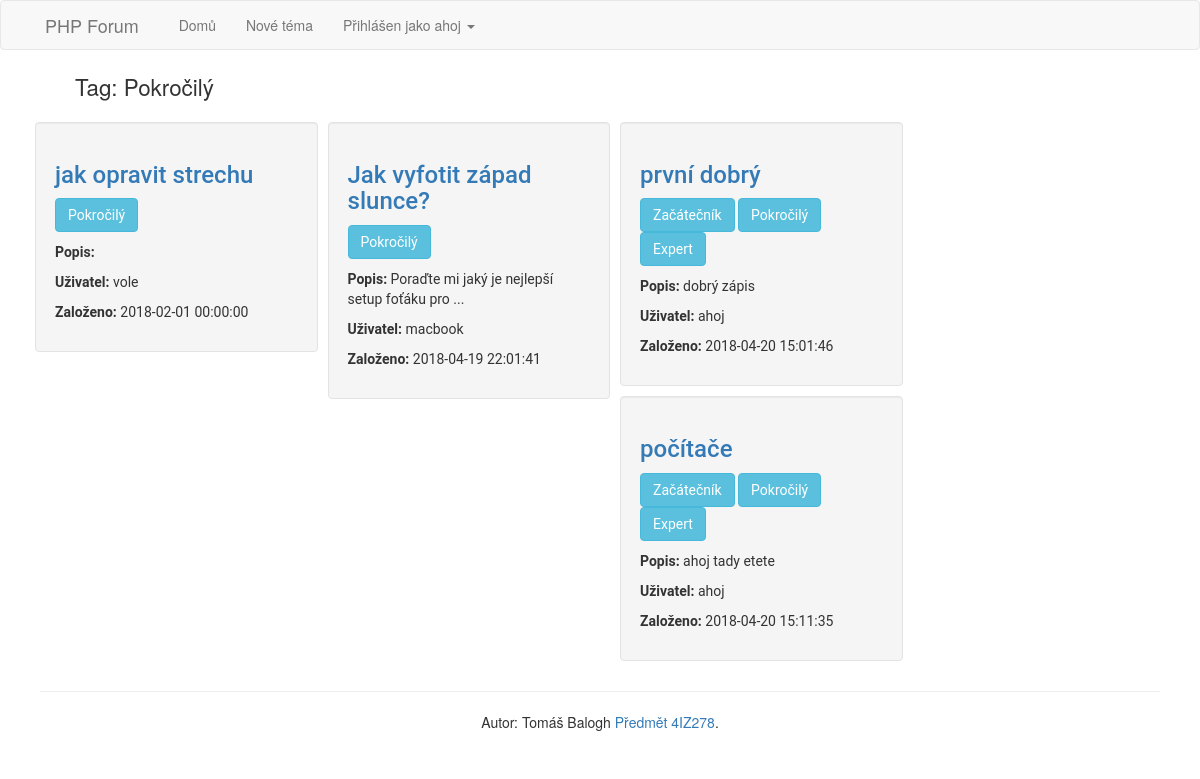
Page /tags.php?tags_id=2 (signed in) on the committed database.
### tables this page shows
CREATE TABLE `users` (
  `id_user` int(8) UNSIGNED NOT NULL,
  `username` varchar(255) NOT NULL,
  `password` varchar(255) NOT NULL
);

CREATE TABLE `tags` (
  `id` int(11) UNSIGNED NOT NULL,
  `tags_name` varchar(100) NOT NULL
);

CREATE TABLE `topics` (
  `topic_id` int(11) UNSIGNED NOT NULL,
  `topic_name` varchar(255) NOT NULL,
  `topic_description` text NOT NULL,
  `topic_date` datetime NOT NULL,
  `topic_cat` int(8) UNSIGNED NOT NULL,
  `topic_by` int(8) UNSIGNED NOT NULL
);

### user_required.php (called while the page is built, shortened)
<?php
$stmt = $db->prepare("SELECT * FROM users WHERE id_user = ? LIMIT 1");
$stmt->execute(array($_SESSION["user_id"]));
$current_user = $stmt->fetchAll()[0];
?>

### tags.php (the view, shortened to what this page needs)
<?php
require 'db.php';
require 'user_required.php';
$stmt_tag = $db->prepare("SELECT * FROM tags WHERE id=?");
$stmt_tag->execute(array($_GET['tags_id']));
$tag = $stmt_tag->fetch();
$stmt_top = $db->prepare("
select tags.id, tags.tags_name, topics.topic_id, topics.topic_name, topics.topic_description, topics.topic_date, topics.topic_by, users.username as users from tags join tag_topic on tag_topic.tag = tags.id join topics on topics.topic_id = tag_topic.topic join users on topics.topic_by = users.id_user where tags.id = ? ORDER by topics.topic_date
");
$stmt_top->execute(array($_GET['tags_id']));
$topics = $stmt_top->fetchAll();
?>
<!DOCTYPE html>
<html>
<head>
    <?php include 'head_bootstrap.php' ?>
</head>
<body>
<?php include 'navbar.php' ?>
<div class="setup">
    <div class="container-fluid">
        <ul id="menu">
            <li>Tag: <?= $tag['tags_name'] ?></li>
        </ul>
    </div>
    <div class="container-fluid">
        <?php foreach ($topics as $row) { ?>
            <div class="col-md-3 well" id="div_topic">
                <h3><a href='topics_detail.php?topic_id=<?= $row['topic_id'] ?>'><?= $row['topic_name'] ?></a></h3>
                <?php
                $stmt_tags = $db->prepare("select tags_name, topics.topic_name from tags join tag_topic on tag_topic.tag = tags.id JOIN topics on topics.topic_id = tag_topic.topic where topics.topic_id = ?");
                $stmt_tags->execute(array($row['topic_id']));
                $tags = $stmt_tags->fetchAll();
                ?>
                <?php
                if ($tags){
                    foreach ($tags as $tag) { ?>
                        <button type="button" class="btn btn-info"><?= $tag['tags_name'] ?></button>
                    <?php } }
                else {
                    ?>
                    <button type="button" class="btn btn-danger"> Žádné tagy</button>
                <?php  }
                ?>
                <p><b>Popis: </b> <?= substr($row['topic_description'], 0, 50) ?> <?= strlen($row['topic_description']) > 50 ? "..." : "" ?></p>
                <p><b>Uživatel: </b><?= $row['users'] ?></p>
                <p><b>Založeno: </b><?= $row['topic_date'] ?></p>
            </div>
        <?php } ?>
    </div>
    <?php include 'footer.php' ?>
</body>
</html>

### navbar.php (shortened to what this page needs)
<nav class="navbar navbar-default">
    <div class="container">
        <ul class="nav navbar-nav" id="horizontal">
            <li class="navbar-brand active" >PHP Forum</li>
            <li><a href="index.php">Domů</a></li>
            <li><a href="new_topic.php">Nové téma</a></li>
                <li class="dropdown">
                    <a data-toggle="dropdown" href="#" aria-haspopup="true" aria-expanded="false">Přihlášen jako <?= $current_user['username'] ?>
                        <span class="caret"></span></a>
                </li>
        </ul>
    </div>
</nav>

### style.css (style rules this page uses)
.navbar-nav { position: absolute; }
#div_topic { font-family: roboto; margin: 10px 10px 0px 0px; }
.container a { text-decoration: none; }
#horizontal { display: inline; list-style-type: none; }
.well { padding: 0px; }
.setup { margin: 20px 20px 20px 20px; }
#menu li { font-size: 1.6em; display: inline; }

### rows in the picture
users: username "ahoj"
tags: tags_name "Pokročilý", topics.topic_name "jak opravit strechu", users.username "vole", topics.topic_date "2018-02-01 00:00:00", topics.topic_name "Jak vyfotit západ slunce?", topics.topic_description "Poraďte mi jaký je nejlepší setup foťáku pro", users.username "macbook", topics.topic_date "2018-04-19 22:01:41", topics.topic_name "první dobrý", topics.topic_description "dobrý zápis", users.username "ahoj", topics.topic_date "2018-04-20 15:01:46", topics.topic_name "počítače", topics.topic_description "ahoj tady etete", topics.topic_date "2018-04-20 15:11:35"
tags: tags_name "Začátečník"
tags: tags_name "Expert"
